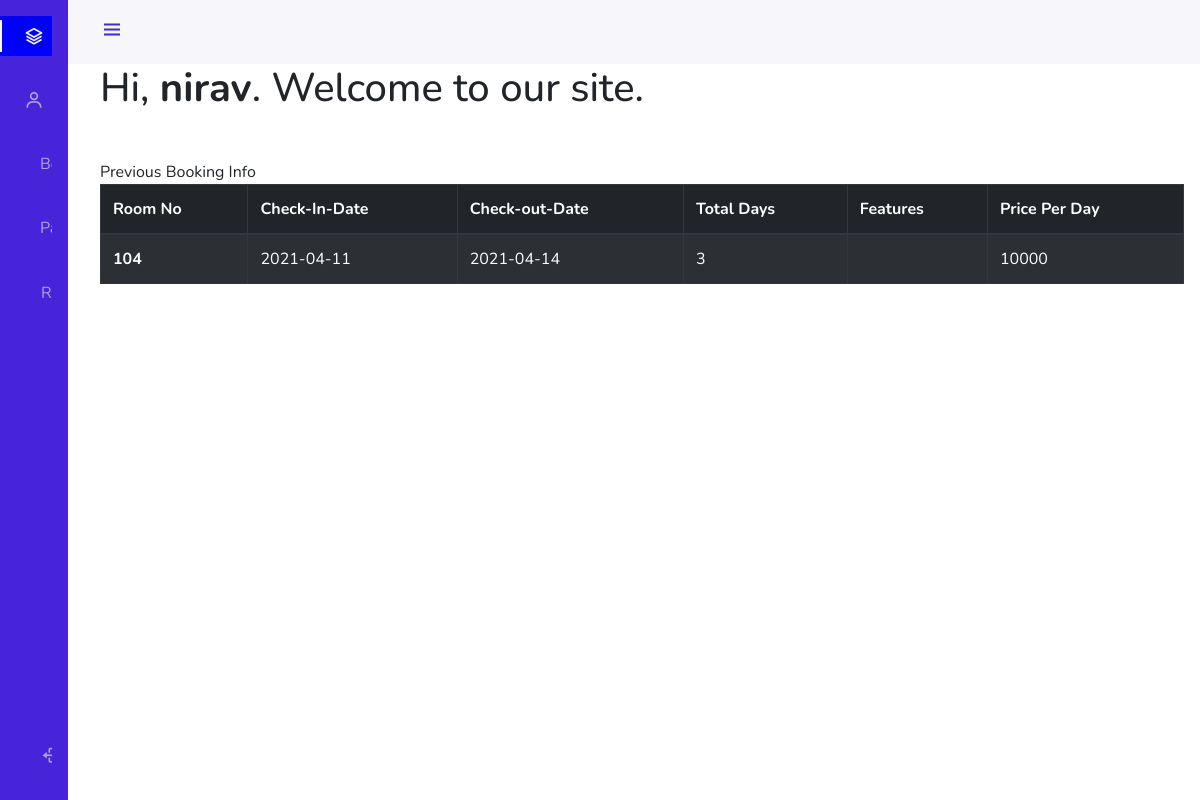
Screenshot of /booking.php (signed in) with the database file from the repository.
### tables this page shows
CREATE TABLE `booking` (
  `booking_id` int(11) NOT NULL,
  `customer_id` int(11) NOT NULL,
  `no_of_room` int(11) NOT NULL,
  `amount` int(11) NOT NULL,
  `payment_status` int(11) NOT NULL DEFAULT 0
);

CREATE TABLE `room_booked` (
  `customer_id` int(11) NOT NULL,
  `check_in` date NOT NULL,
  `check_out` date NOT NULL,
  `total_days` int(11) NOT NULL,
  `room_no` int(11) NOT NULL,
  `payment_status` int(11) DEFAULT 0
);

CREATE TABLE `room` (
  `room_no` int(11) NOT NULL,
  `floor_no` int(11) NOT NULL,
  `room_code` int(11) NOT NULL,
  `features` varchar(45) DEFAULT NULL,
  `amount` int(11) NOT NULL
);

### booking.php (the view, shortened to what this page needs)
<!DOCTYPE html>
<html lang="en">
    <head>
        <link rel="stylesheet" href="https://stackpath.bootstrapcdn.com/bootstrap/4.5.2/css/bootstrap.min.css">
    <link rel="stylesheet" href="https://maxcdn.bootstrapcdn.com/bootstrap/4.0.0/css/bootstrap.min.css">
        <link href='https://cdn.jsdelivr.net/npm/boxicons@2.0.5/css/boxicons.min.css' rel='stylesheet'>
        <link rel="stylesheet" href="assets/css/styles.css">
    </head>
    <body id="body-pd">
        <header class="header" id="header">
            <div class="header__toggle">
                <i class='bx bx-menu' id="header-toggle"></i>
            </div>
        </header>
        <div class="l-navbar" id="nav-bar">
            <nav class="nav">
                <div>
                    <div class="nav__list">
                    <a href="#" class="nav__link active tablink" onclick="openCity('home', this, 'blue')" id="defaultOpen">
                        <i class='bx bx-layer nav__logo-icon'></i>
                    </a>
                        <a href="#" class="nav__link tablink" onclick="openCity('personal_info', this, 'blue')">
                        <i class='bx bx-user nav__icon' ></i>
                        </a>
                        <a href="#" class="nav__link tablink" onclick="openCity('room_booking', this, 'blue')">
                            <span class="nav__name">Book Room</span>
                        </a>
                        <a href="#" class="nav__link tablink" onclick="openCity('payment', this, 'blue')">
                            <span class="nav__name">Payment</span>
                        </a>
                        <a href="reset-password.php" class="btn nav__link">
                    <span class="nav__name">Reset Password</span>
                        </a>
                    </div>
                </div>
                <a href="logout.php" class="btn ml-3 nav__link">
                    <i class='bx bx-log-out nav__icon' ></i>
                </a>
            </nav>
        </div>
<div id="home" class="tabcontent">
    <div class="content">
<h1 class="my-5">Hi, <b><?php echo htmlspecialchars($_SESSION["username"]); ?></b>. Welcome to our site.</h1>
</div>
<?php
$servername = "localhost";
$username = "root";
$password = "";
$dbname = "hotel-mangement-system";
$conn = new mysqli($servername, $username, $password, $dbname);
$username=htmlspecialchars($_SESSION["username"]);
  $sql = "SELECT customer_id FROM customer where username='$username'";
$result = $conn->query($sql);
$row = $result->fetch_assoc();
if($row==NULL){
  echo "Please Enter your personal details first to proceed further.";
}
else{
$customer_id = $row["customer_id"];
$sql = "SELECT payment_status FROM booking where customer_id=$customer_id";
$result = $conn->query($sql);
while($row = $result->fetch_assoc()){
$status=$row["payment_status"];
if($status==1){
echo "Previous Booking Info";
$sql = "CALL customer_previous_booking_info_with_payment_done($customer_id)";
$result = $conn->query($sql);
?>
<br>
<table class="table table-striped table-dark table-bordered">
          <thead class="thead-dark"><tr>
                <th>Room No</th>
                <th>Check-In-Date</th>
                <th>Check-out-Date</th>
                <th>Total Days</th>
                <th>Features</th>
                <th>Price Per Day</th>
            </tr></thead>
            <tbody>
            <?php while ($r = $result->fetch_array()): ?>
                <tr>
                  <th scope="row"><?php echo $r['room_no'] ?></th>
                    <td><?php echo $r['check_in'] ?></td>
                    <td><?php echo $r['check_out'] ?></td>
                    <td><?php echo $r['total_days'] ?></td>
                    <td><?php echo $r['features'] ?></td>
                    <td><?php echo $r['amount'] ?></td>
                </tr>
            <?php endwhile;
			?>
            </tbody>
        </table>
        <?php }
      else{
        echo "No Previous Booking";
      }}} ?>
  </div>
    </body>
</html>

### assets/css/styles.css (style rules this page uses)
:root { --header-height: 3rem; --nav-width: 68px; --first-color: #4723D9; --first-color-light: #AFA5D9; --white-color: #F7F6FB; --body-font: 'Nunito', sans-serif; --normal-font-size: 1rem; --z-fixed: 100; }
*,::before,::after { box-sizing: border-box; }
body { position: relative; margin: var(--header-height) 0 0 0; padding: 0 1rem; font-family: var(--body-font); font-size: var(--normal-font-size); transition: .5s; }
a { text-decoration: none; }
.header { width: 100%; height: var(--header-height); position: fixed; top: 0; left: 0; display: flex; align-items: center; justify-content: space-between; padding: 0 1rem; background-color: var(--white-color); z-index: var(--z-fixed); transition: .5s; }
.header__toggle { color: var(--first-color); font-size: 1.5rem; cursor: pointer; }
.l-navbar { position: fixed; top: 0; left: -30%; width: var(--nav-width); height: 100vh; background-color: var(--first-color); padding: .5rem 1rem 0 0; transition: .5s; z-index: var(--z-fixed); }
.nav { height: 100%; display: flex; flex-direction: column; justify-content: space-between; overflow: hidden; }
.nav__logo, .nav__link { display: grid; grid-template-columns: max-content max-content; align-items: center; column-gap: 1rem; padding: .5rem 0 .5rem 1.5rem; }
.nav__logo-icon { font-size: 1.25rem; color: var(--white-color); }
.nav__link { position: relative; color: var(--first-color-light); margin-bottom: 1.5rem; transition: .3s; }
.nav__icon { font-size: 1.25rem; }
.active { color: var(--white-color); }
.active::before { content: ''; position: absolute; left: 0; width: 2px; height: 32px; background-color: var(--white-color); }
@media screen and (min-width: 768px) { body { margin: calc(var(--header-height) + 1rem) 0 0 0; padding-left: calc(var(--nav-width) + 2rem); } }
@media screen and (min-width: 768px) { .header { height: calc(var(--header-height) + 1rem); padding: 0 2rem 0 calc(var(--nav-width) + 2rem); } }
@media screen and (min-width: 768px) { .l-navbar { left: 0; padding: 1rem 1rem 0 0; } }

### rows the page displays
room_booked: room_no "104", check_in "2021-04-11", check_out "2021-04-14", total_days "3", room_no.amount "10000"

### other values shown
$_SESSION["username"] "nirav"
